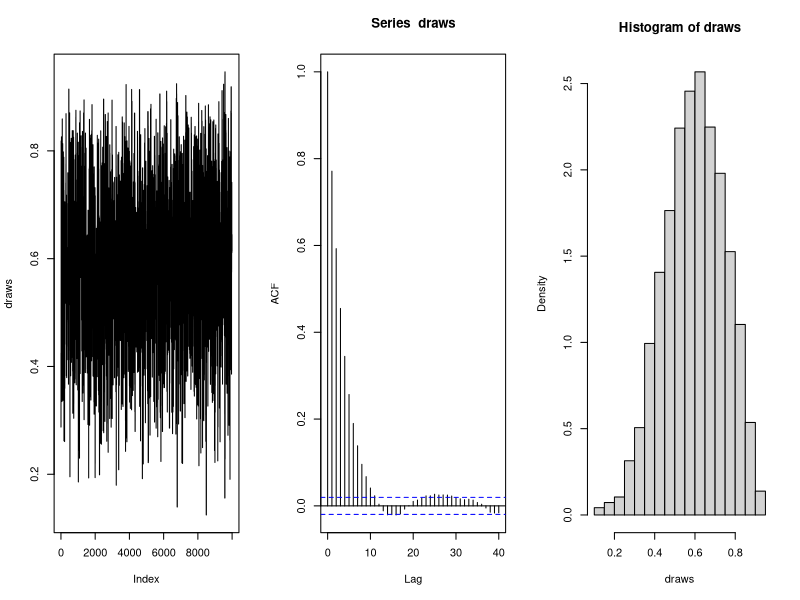
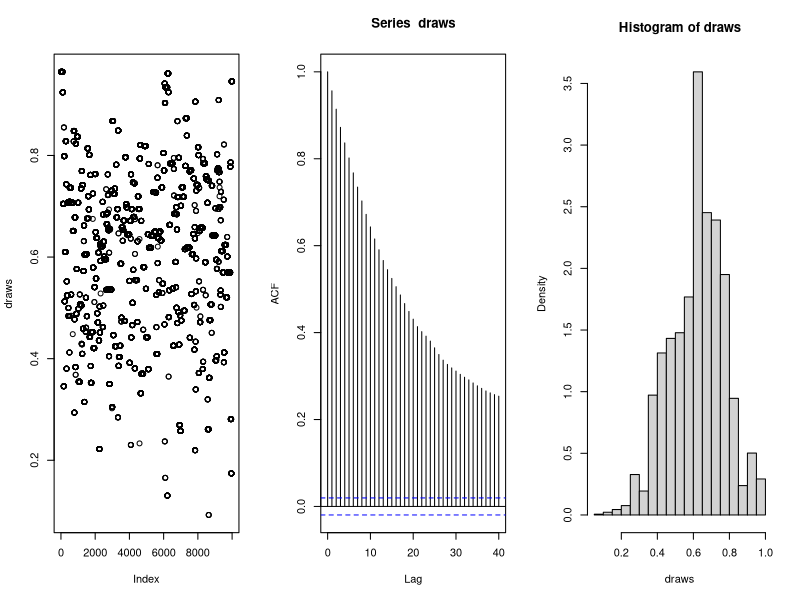
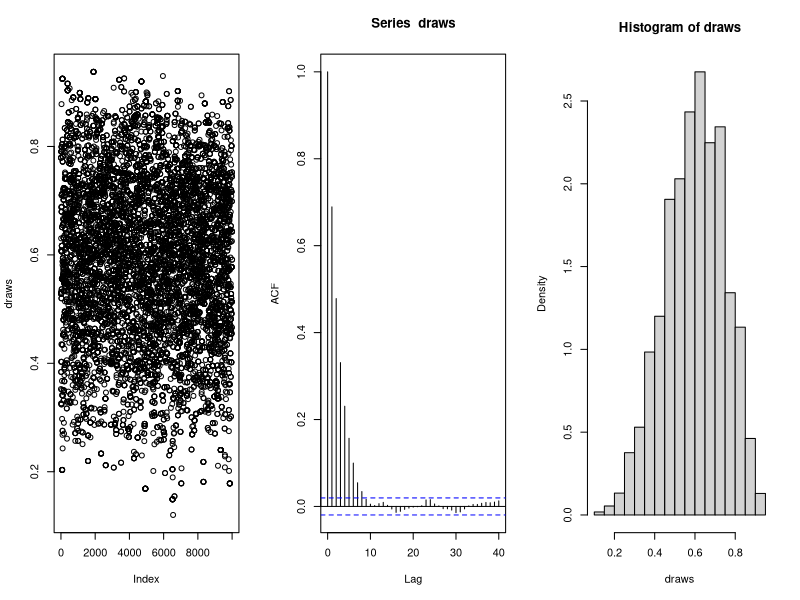
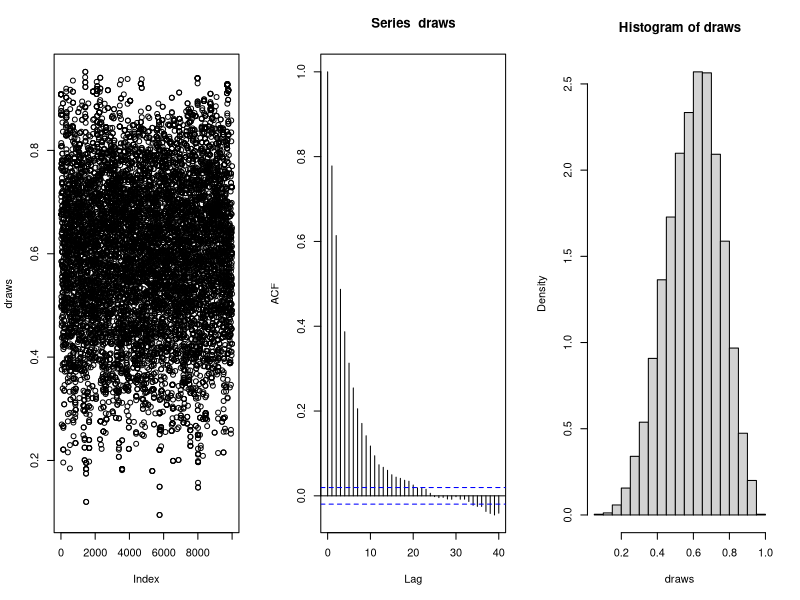

Source code (R) for these figures, in order:
## ---- chunk 1
target = function(x){
  if( x < 0 | x > 1 ){
    return(0)}
  else {
    density = 1 / beta(6,4) * (x)^5 * (1-x)^3
    return(density)
  }
}

sampler = function(c, iteration){
  phi = rep(0,iteration)
  phi[1] = runif(1)     #initialize; sample from uni(0,1)
  for(i in 2:iteration){
    current_phi = phi[i-1]
    proposed_phi = rbeta(1, c*current_phi,  c*(1-current_phi) )
    
    # compute acceptance probability
    Pr_current_to_proposed = target(current_phi) * dbeta(proposed_phi, c*current_phi, c*(1-current_phi))
    Pr_proposed_to_current = target(proposed_phi) * dbeta(current_phi, c*proposed_phi, c*(1-proposed_phi))
    A = Pr_proposed_to_current / Pr_current_to_proposed
    
    if(runif(1)<A){
      phi[i] = proposed_phi      # accept move with probabily min(1,A)
      } else {
        phi[i] = current_phi       # otherwise "reject" move, and stay where we are
      }
  }
  return(phi)
}

## ---- chunk 2
set.seed(123)
draws = sampler(c = 1, 10000)  # set c = 1 and sample 10000 

par(mfrow=c(1,3))  #1 row, 3 columns
plot(draws, type = 'l'); acf(draws); hist(draws, freq = FALSE)  #plot commands
## ---- chunk 3
c = c(0.1, 2.5, 10)
for(i in seq_along(c)){
  draws = sampler(c[i], 10000) 
  par(mfrow=c(1,3))  
  plot(draws); acf(draws); hist(draws, freq = FALSE)  
}
